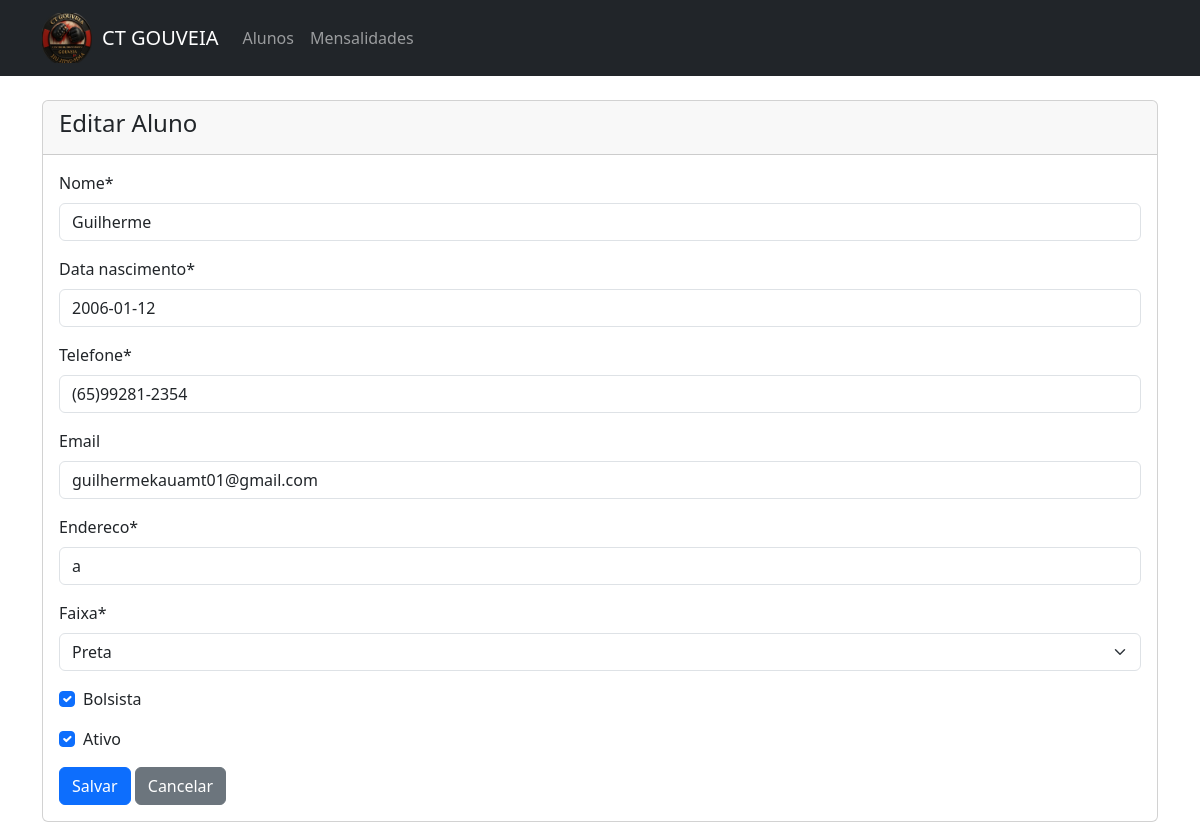
Screenshot of /editar/1/ with the database file from the repository.
### alunos/models.py (models this page shows, shortened)
class Aluno(models.Model):
    nome = models.CharField(max_length=100)
    data_nascimento = models.DateField()
    telefone = models.CharField(max_length=15)
    email = models.EmailField(blank=True, null=True)
    endereco = models.CharField(max_length=200)
    data_cadastro = models.DateField(auto_now_add=True)
    faixa = models.CharField(max_length=20, choices=[
        ('BRANCA', 'Branca'),
        ('AZUL', 'Azul'),
        ('ROXA', 'Roxa'),
        ('MARROM', 'Marrom'),
        ('PRETA', 'Preta'),
    ])
    bolsista = models.BooleanField(default=False)
    ativo = models.BooleanField(default=True)

### alunos/views.py (the view, shortened to what this page needs)
# urls.py: path('editar/<int:pk>/', views.AlunoUpdateView.as_view(), name='aluno-update'),
class AlunoUpdateView(UpdateView):
    model = Aluno
    template_name = 'alunos/aluno_form.html'
    fields = ['nome', 'data_nascimento', 'telefone', 'email', 'endereco', 'faixa', 'bolsista', 'ativo']
    success_url = reverse_lazy('aluno-list')

### alunos/templates/alunos/aluno_form.html (shortened to what this page needs)
{% extends 'alunos/base.html' %}
{% load crispy_forms_tags %}
{% block content %}
<div class="card">
    <div class="card-header">
        <h4>{% if object %}Editar Aluno{% else %}Novo Aluno{% endif %}</h4>
    </div>
    <div class="card-body">
        <form method="post">
            {{ form|crispy }}
            <div class="mt-3">
                <button type="submit" class="btn btn-primary">Salvar</button>
                <a href="{% url 'aluno-list' %}" class="btn btn-secondary">Cancelar</a>
            </div>
        </form>
    </div>
</div>
{% endblock %}

### rows the page displays
Aluno: nome "Guilherme", data_nascimento "2006-01-12", telefone "(65)99281-2354", email "guilhermekauamt01@gmail.com", endereco "a", faixa "Preta", bolsista "☑", ativo "☑"
